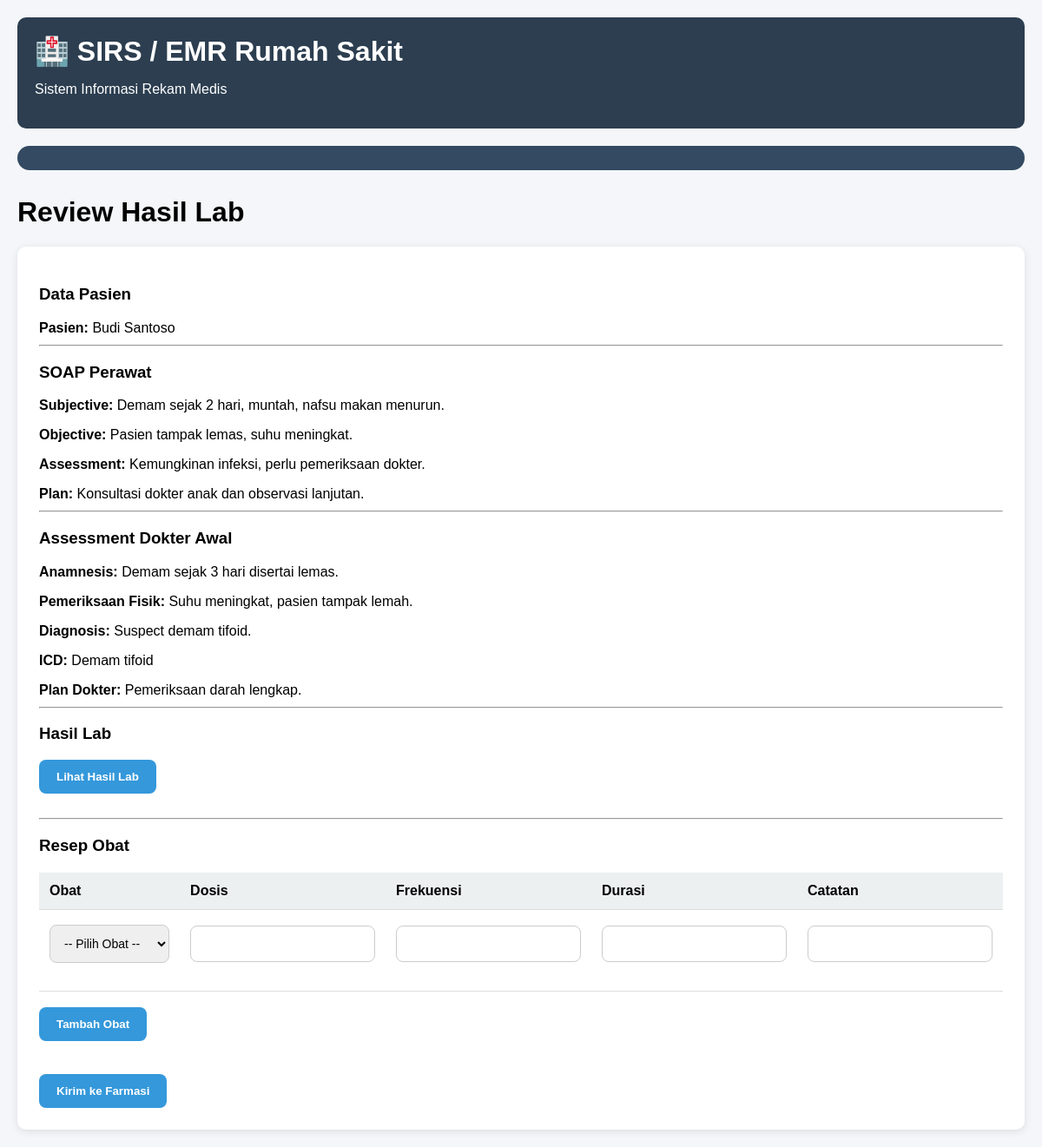
Screenshot of /modules/doctor/lab_review.php?id=1 with the database file from the repository.
### tables this page shows
CREATE TABLE `nurse_assessments` (
  `id` int(11) NOT NULL,
  `visit_id` int(11) NOT NULL,
  `nurse_id` int(11) DEFAULT NULL,
  `blood_pressure` varchar(20) DEFAULT NULL,
  `temperature` decimal(4,1) DEFAULT NULL,
  `pulse` int(11) DEFAULT NULL,
  `respiration` int(11) DEFAULT NULL,
  `oxygen_saturation` varchar(10) DEFAULT NULL,
  `subjective` text DEFAULT NULL,
  `objective` text DEFAULT NULL,
  `assessment` text DEFAULT NULL,
  `plan` text DEFAULT NULL,
  `triage_level` enum('low','medium','high','emergency') DEFAULT 'low',
  `assigned_poli_id` int(11) DEFAULT NULL,
  `assigned_doctor_id` int(11) DEFAULT NULL,
  `created_at` timestamp NOT NULL DEFAULT current_timestamp()
);

CREATE TABLE `patients` (
  `id` int(11) NOT NULL,
  `medical_record_number` varchar(50) NOT NULL,
  `nik` varchar(30) DEFAULT NULL,
  `full_name` varchar(100) NOT NULL,
  `gender` enum('male','female') NOT NULL,
  `birth_date` date DEFAULT NULL,
  `phone` varchar(20) DEFAULT NULL,
  `address` text DEFAULT NULL,
  `created_at` timestamp NOT NULL DEFAULT current_timestamp()
);

CREATE TABLE `doctor_assessments` (
  `id` int(11) NOT NULL,
  `visit_id` int(11) NOT NULL,
  `doctor_id` int(11) NOT NULL,
  `anamnesis` text DEFAULT NULL,
  `physical_exam` text DEFAULT NULL,
  `diagnosis` text DEFAULT NULL,
  `icd_id` int(11) DEFAULT NULL,
  `doctor_plan` text DEFAULT NULL,
  `treatment_status` enum('outpatient','lab_request','inpatient','observation','referred') DEFAULT 'outpatient',
  `created_at` timestamp NOT NULL DEFAULT current_timestamp(),
  `procedure_icd9_id` int(11) DEFAULT NULL
);

CREATE TABLE `icd_codes` (
  `id` int(11) NOT NULL,
  `icd_code` varchar(20) NOT NULL,
  `icd_name` varchar(255) NOT NULL,
  `category` varchar(100) DEFAULT NULL,
  `created_at` timestamp NOT NULL DEFAULT current_timestamp()
);

### modules/doctor/lab_review.php (the view, shortened to what this page needs)
<?php
include '../../config/database.php';
$visit_id = $_GET['id'];
$nurse_query = mysqli_query(
    $conn,
    "SELECT nurse_assessments.*,
    patients.full_name
    FROM nurse_assessments
    JOIN visits
    ON nurse_assessments.visit_id = visits.id
    JOIN patients
    ON visits.patient_id = patients.id
    WHERE visit_id = '$visit_id'"
);
$nurse = mysqli_fetch_assoc($nurse_query);
$doctor_query = mysqli_query(
    $conn,
    "SELECT doctor_assessments.*,
    icd_codes.icd_name
    FROM doctor_assessments
    LEFT JOIN icd_codes
    ON doctor_assessments.icd_id = icd_codes.id
    WHERE visit_id = '$visit_id'
    ORDER BY doctor_assessments.id DESC
    LIMIT 1"
);
$doctor = mysqli_fetch_assoc($doctor_query);
include '../../templates/header.php';
include '../../templates/navbar.php';
?>
<h1>Review Hasil Lab</h1>
<div class="form-card">
    <h3>Data Pasien</h3>
    <p><b>Pasien:</b>
        <?= $nurse['full_name']; ?></p>
    <hr>
    <h3>SOAP Perawat</h3>
    <p><b>Subjective:</b>
        <?= $nurse['subjective']; ?></p>
    <p><b>Objective:</b>
        <?= $nurse['objective']; ?></p>
    <p><b>Assessment:</b>
        <?= $nurse['assessment']; ?></p>
    <p><b>Plan:</b>
        <?= $nurse['plan']; ?></p>
    <hr>
    <h3>Assessment Dokter Awal</h3>
    <p><b>Anamnesis:</b>
        <?= $doctor['anamnesis']; ?></p>
    <p><b>Pemeriksaan Fisik:</b>
        <?= $doctor['physical_exam']; ?></p>
    <p><b>Diagnosis:</b>
        <?= $doctor['diagnosis']; ?></p>
    <p><b>ICD:</b>
        <?= $doctor['icd_name']; ?></p>
    <p><b>Plan Dokter:</b>
        <?= $doctor['doctor_plan']; ?></p>
    <hr>
    <h3>Hasil Lab</h3>
    <button type="button" class="action-btn" onclick="openLabResult()">
        Lihat Hasil Lab
    </button>
    <hr>
    <form action="save_lab_review.php" method="POST">
        <h3>Resep Obat</h3>
        <div class="table-container">
            <table id="medicine-table">
                <tr>
                    <th>Obat</th>
                    <th>Dosis</th>
                    <th>Frekuensi</th>
                    <th>Durasi</th>
                    <th>Catatan</th>
                </tr>
                <tr>
                    <td>
                        <select name="medicine_id[]">
                            <option value="">
                                -- Pilih Obat --
                            </option>
                        </select>
                    </td>
                    <td>
                        <input type="text" name="dosage[]">
                    </td>
                    <td>
                        <input type="text" name="frequency[]">
                    </td>
                    <td>
                        <input type="text" name="duration[]">
                    </td>
                    <td>
                        <input type="text" name="medicine_notes[]">
                    </td>
                </tr>
            </table>
        </div>
        <br>
        <button type="button" class="action-btn" onclick="addMedicineRow()">
            Tambah Obat
        </button>
        <br><br>
        <button type="submit">
            Kirim ke Farmasi
        </button>
    </form>
</div>
<?php
include '../../templates/footer.php';
?>

### assets/css/style.css (style rules this page uses)
body { font-family: Arial, sans-serif; background: #f4f6f9; margin: 0; padding: 20px; }
.action-btn { display: inline-block; background: #3498db; color: white; padding: 12px 20px; border-radius: 8px; text-decoration: none; margin-right: 10px; font-weight: bold; margin-bottom: 20px; }
table { width: 100%; border-collapse: collapse; background: white; }
th, td { padding: 12px; border-bottom: 1px solid #ddd; text-align: left; }
th { background: #ecf0f1; }
.table-container { overflow-x: auto; margin-top: 20px; }
input, select, textarea { width: 100%; padding: 10px; margin-top: 5px; margin-bottom: 15px; border: 1px solid #ccc; border-radius: 5px; box-sizing: border-box; }
button { background: #3498db; color: white; border: none; padding: 10px 20px; border-radius: 5px; cursor: pointer; }
.form-card { background: white; padding: 25px; border-radius: 10px; box-shadow: 0 2px 10px rgba(0,0,0,0.1); margin-top: 20px; }
input, textarea, select { width: 100%; padding: 12px; margin-top: 5px; margin-bottom: 20px; border: 1px solid #ccc; border-radius: 8px; box-sizing: border-box; font-size: 14px; }
button { background: #3498db; color: white; border: none; padding: 12px 20px; border-radius: 8px; cursor: pointer; font-weight: bold; }
.form-card p { margin-bottom: 10px; font-size: 16px; }

### rows the page displays
nurse_assessments: patients.full_name "Budi Santoso", subjective "Demam sejak 2 hari, muntah, nafsu makan menurun.", objective "Pasien tampak lemas, suhu meningkat.", assessment "Kemungkinan infeksi, perlu pemeriksaan dokter.", plan "Konsultasi dokter anak dan observasi lanjutan."
doctor_assessments: anamnesis "Demam sejak 3 hari disertai lemas.", physical_exam "Suhu meningkat, pasien tampak lemah.", diagnosis "Suspect demam tifoid.", icd.icd_name "Demam tifoid", doctor_plan "Pemeriksaan darah lengkap."
